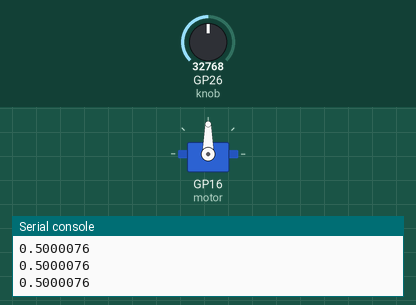
The program below on a simulated Raspberry Pi Pico running MicroPython. Shown: servo, the last lines printed to the serial console. The inputs (shaded band) are chosen by the test bench; at power-on: GP26 (knob) = 32768 (analog values on the 0–65535 scale). Servo angles are drawn from the pulse width (0.5 ms = 0°, 2.5 ms = 180°).

Above: at 1.2 s.
1.3 s: GP26 (knob) set to 45874
At 1.9 s:
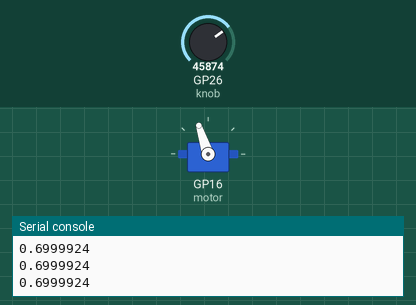
2.8 s: GP26 (knob) set to 57670
At 4.0 s:
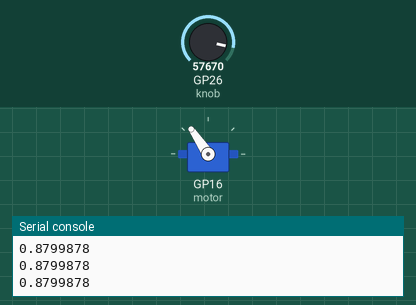
4.3 s: GP26 (knob) set to 19660
At 5.2 s:
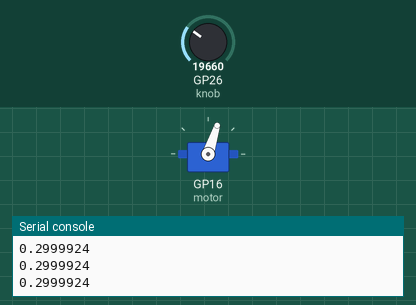
5.8 s: GP26 (knob) set to 7864
At 6.4 s:
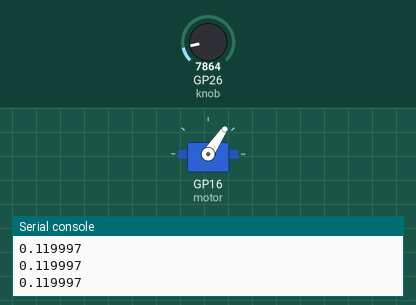
7.3 s: GP26 (knob) set to 32767
At 7.6 s:
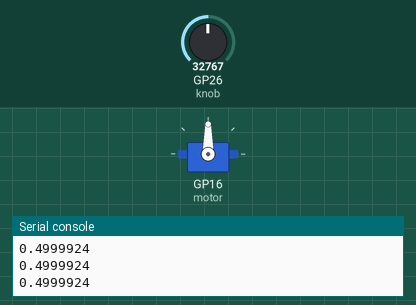
Timing chart, 0 to 9.8 s (numbered marks = the images above; inputs shaded):
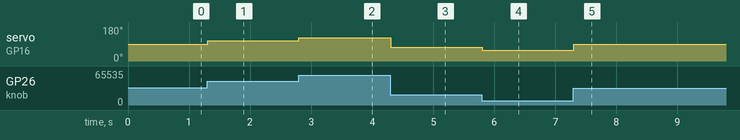

Measured:
- after the input at 1.3 s, servo on GP16 (motor): 90° → 108° at once
- after the input at 2.8 s, servo on GP16 (motor): 108° → 124° at once
- after the input at 4.3 s, servo on GP16 (motor): 124° → 72° at once
- after the input at 5.8 s, servo on GP16 (motor): 72° → 56° at once
- after the input at 7.3 s, servo on GP16 (motor): 56° → 90° at once

The program:

2_Controller.py
```python
# import
from picozero import Pot, Servo
from time     import sleep

# setup
knob = Pot(26)
motor = Servo(16)

# loop
while True:
    motor.value = knob.value

    print(knob.value)
    sleep(0.01)
```
